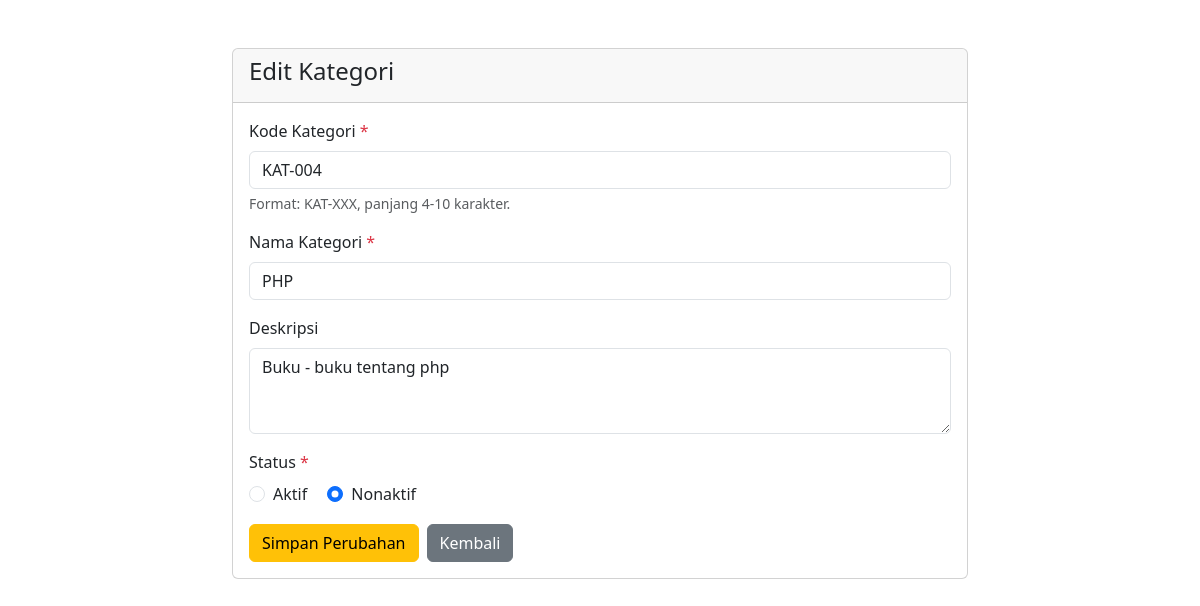
The app's page /edit.php?id=4 with its own data.
### tables this page shows
CREATE TABLE `kategori` (
  `id_kategori` int(11) NOT NULL,
  `kode_kategori` varchar(10) NOT NULL,
  `nama_kategori` varchar(50) NOT NULL,
  `deskripsi` text DEFAULT NULL,
  `status` enum('Aktif','Nonaktif') DEFAULT 'Aktif',
  `created_at` timestamp NOT NULL DEFAULT current_timestamp()
);

### edit.php (the view, shortened to what this page needs)
<!DOCTYPE html>
<html lang="id">
<head>
    <link href="https://cdn.jsdelivr.net/npm/bootstrap@5.3.0/dist/css/bootstrap.min.css" rel="stylesheet">
</head>
<body>
    <?php
    require_once 'config/database.php';
    $id = isset($_GET['id']) ? (int)$_GET['id'] : 0;
    $ambil = $conn->prepare("SELECT * FROM kategori WHERE id_kategori = ?");
    $ambil->bind_param("i", $id);
    $ambil->execute();
    $result = $ambil->get_result();
    $data = $result->fetch_assoc();
    $kode      = $data['kode_kategori'];
    $nama      = $data['nama_kategori'];
    $deskripsi = $data['deskripsi'];
    $status    = $data['status'];
    ?>
    <div class="container mt-5">
        <div class="row justify-content-center">
            <div class="col-md-8">
                <div class="card">
                    <div class="card-header">
                        <h4>Edit Kategori</h4>
                    </div>
                    <div class="card-body">
                        <form method="POST">
                            <div class="mb-3">
                                <label class="form-label">Kode Kategori <span class="text-danger">*</span></label>
                                <input type="text" name="kode_kategori" class="form-control"
                                       value="<?= $kode ?>" placeholder="Contoh: KAT-001" required>
                                <div class="form-text">Format: KAT-XXX, panjang 4-10 karakter.</div>
                            </div>
                            <div class="mb-3">
                                <label class="form-label">Nama Kategori <span class="text-danger">*</span></label>
                                <input type="text" name="nama_kategori" class="form-control"
                                       value="<?= $nama ?>" placeholder="Masukkan nama kategori" required>
                            </div>
                            <div class="mb-3">
                                <label class="form-label">Deskripsi</label>
                                <textarea name="deskripsi" class="form-control" rows="3"
                                          placeholder="Keterangan kategori (opsional)"><?= $deskripsi ?></textarea>
                            </div>
                            <div class="mb-3">
                                <label class="form-label">Status <span class="text-danger">*</span></label><br>
                                <div class="form-check form-check-inline">
                                    <input class="form-check-input" type="radio" name="status"
                                           value="Aktif" <?= $status === 'Aktif' ? 'checked' : '' ?>>
                                    <label class="form-check-label">Aktif</label>
                                </div>
                                <div class="form-check form-check-inline">
                                    <input class="form-check-input" type="radio" name="status"
                                           value="Nonaktif" <?= $status === 'Nonaktif' ? 'checked' : '' ?>>
                                    <label class="form-check-label">Nonaktif</label>
                                </div>
                            </div>
                            <div class="d-flex gap-2">
                                <button type="submit" class="btn btn-warning">Simpan Perubahan</button>
                                <a href="index.php" class="btn btn-secondary">Kembali</a>
                            </div>
                        </form>
                    </div>
                </div>
            </div>
        </div>
    </div>
</body>
</html>

### records on screen
kategori: kode_kategori "KAT-004", nama_kategori "PHP", deskripsi "Buku - buku tentang php", status "☑"
